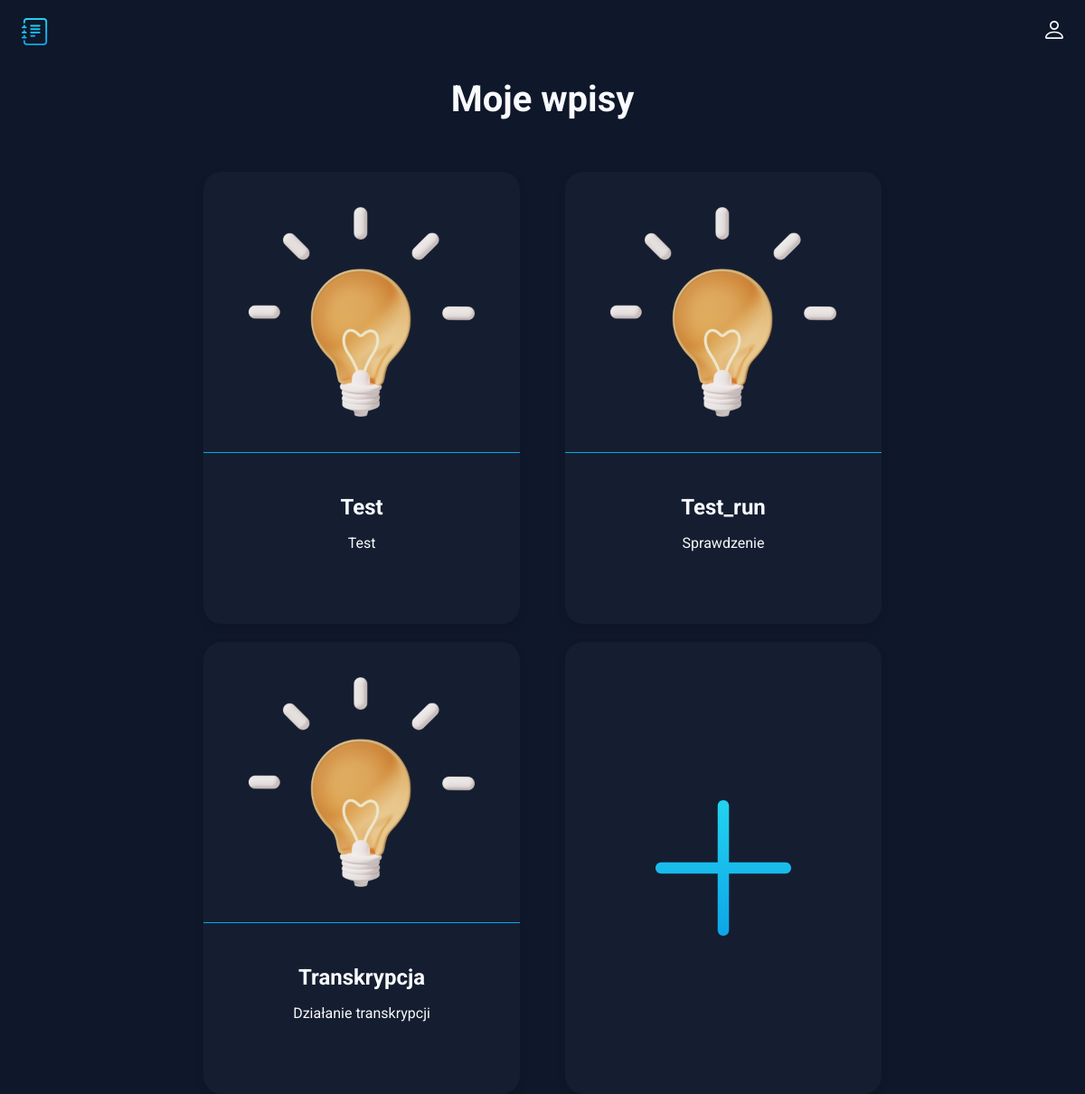
/index, run on the app's committed database.
### main.py (models this page shows, shortened)
class Card(db.Model):
    id = db.Column(db.Integer, primary_key=True)
    title = db.Column(db.String(100), nullable=False)
    subtitle = db.Column(db.String(300), nullable=False)
    text = db.Column(db.Text, nullable=False)

### main.py (the view)
@app.route('/index')
def index():
    cards = Card.query.order_by(Card.id).all()
    return render_template('index.html', cards=cards)

### templates/index.html (shortened to what this page needs)
<!doctype html>
<html lang="en">
<head>
  <link rel="stylesheet" href="../static/css/style.css">
</head>
<body>
  <header class="header">
    <img src="../static/img/logo.svg" alt="logo" width="30" height="30">
    <ul class="main-list">
        <li class="list__item">
            <img src="../static/img/login.svg" alt="login" width="20" height="20">
        </li>
    </ul>
  </header>
  <main>
    {% block content %}
    <h1 class="main__title">Moje wpisy</h1>
    <ul class="cards-list">
      {% for el in cards%}
      <li class="card">
        <a class="card__link" href="/card/{{el.id}}">
          <img class="card__img" src="../static/img/post_icon.png" width="250" height="250" alt="post_icon">
          <div class="card__text">
            <h2 class="card__title">{{el.title}}</h2>
            <p class="card__subtitle">{{el.subtitle}}</p>
          </div>
        </a>
      </li>
      {% endfor %}
      <li class="card card--creat">
          <a class="creat__link" href="{{url_for('create')}}"></a>
      </li>
    </ul>
    {% endblock %}
  </main>
</body>
</html>

### static/css/style.css (style rules this page uses)
body { margin: 0; padding: 0; font-family: 'Roboto', sans-serif; font-size: 16px; line-height: 20px; background-color: #0F172A; color: #F8FAFC; }
h1, h2, p { margin: 0; }
img { object-fit: contain; }
a { text-decoration: none; color: inherit; transition: 0.2s; }
ul { list-style: none; margin: 0; padding: 0; }
.header { display: flex; justify-content: space-between; align-items: center; padding: 20px 2%; margin-bottom: 30px; }
.main-list { display: flex; align-items: center; gap: 20px; }
.main__title { font-size: 40px; text-align: center; margin-bottom: 70px; }
.cards-list { display: flex; padding: 0 5%; flex-wrap: wrap; flex-direction: row; gap: 20px; column-gap: 50px; justify-content: center; }
.card { width: 350px; height: 500px; transition: 0.2s; background: rgba(30, 41, 59, 0.4); border-radius: 20px; box-shadow: 0px 4px 10px rgba(0, 0, 0, 0.1); }
.card__link { display: flex; flex-direction: column; align-items: center; width: inherit; height: inherit; }
.card__text { border-top: 1px solid rgba(14, 165, 233, 1); width: inherit; display: flex; padding: 50px 0 20px; flex-direction: column; gap: 20px; align-items: center; }
.card__title { padding: 0 20px; text-align: center; }
.card__subtitle { padding: 0 20px; text-align: center; }
.card__img { padding: 30px; }
.creat__link { display: block; width: inherit; height: inherit; background: url(../img/plus.svg) no-repeat; background-size: 200px 200px; background-position: center; }

### data on the page
Card: title "Test", subtitle "Test"
Card: title "Test_run", subtitle "Sprawdzenie"
Card: title "Transkrypcja", subtitle "Działanie transkrypcji"
